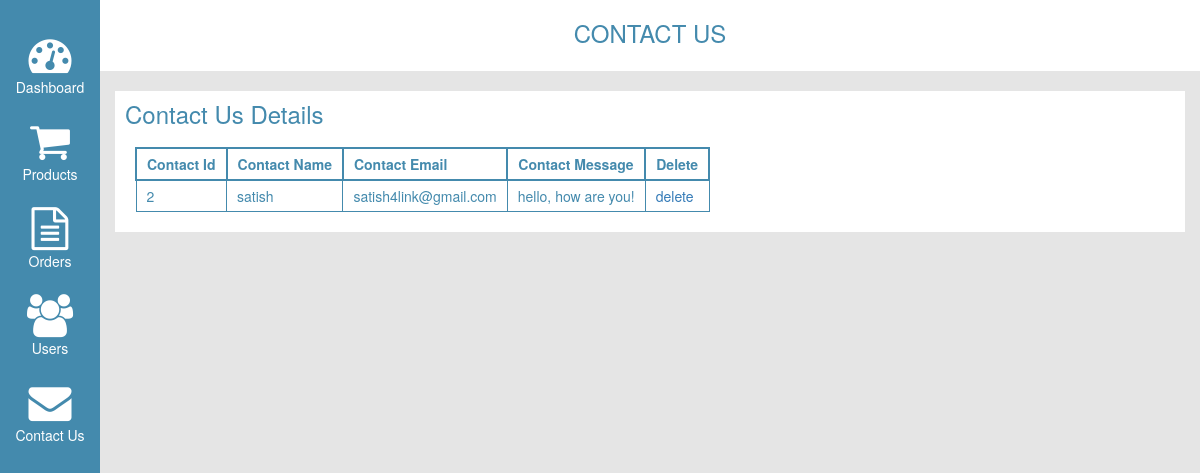
Page /admin/contactus.php on the earlier database version.
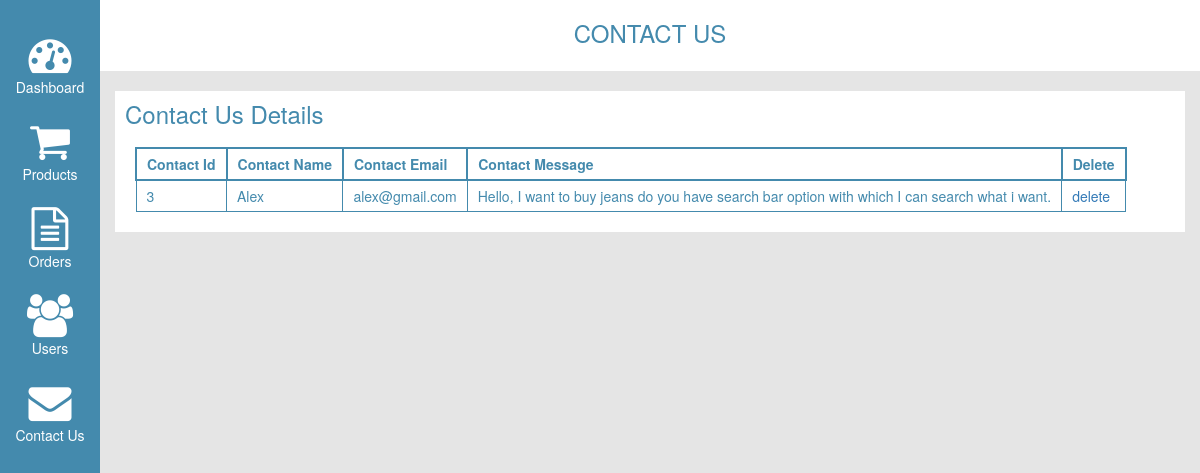
Same page on the later database version.
### tables this page shows
CREATE TABLE `contactus` (
  `contact_id` int(11) NOT NULL,
  `name` varchar(255) NOT NULL,
  `email` varchar(255) NOT NULL,
  `message` text NOT NULL
);

### include/classes/class.admin.php (called while the page is built, shortened)
<?php
class ADMIN
{
	private $conn;
	public function __construct()
	{
		$database = new Database();
		$db = $database->dbConn();
		$this->conn = $db;
    }
	public function runQuery($sql)
	{
		$stmt = $this->conn->prepare($sql);
		return $stmt;
	}
}

### admin/contactus.php (the view, shortened to what this page needs)
<?php
 include("header.php");
?>
<div class="col-xs-12 col-sm-11 col-md-11 no-padding main-title">
    <h3>contact us</h3>
</div>
<div class="col-xs-12 col-sm-11 col-md-11">
    <div class="db-contents">
        <h3>contact us details</h3>
        <table>
                <th>contact id</th>
                <th>contact name</th>
                <th>contact email</th>
                <th>contact message</th>
                <th>delete</th>
        <?php
        require_once '../include/classes/class.admin.php';
        $admin=new ADMIN;
            function displayData($result)
            {
                while ($row = $result->fetch(PDO::FETCH_ASSOC)) {
                    print "<tr >";
                        print "<td>".$row["contact_id"] . "</td>";
                        print "<td>".$row["name"] . "</td>";
                        print "<td>".$row["email"] . "</td>";
                        print "<td>".$row["message"] . "</td>";
                        print "<td><a onclick='return confirmDel()' href=?mode=del&id=".$row['contact_id'].">delete</a></td>";
                    print "</tr>";
                }
            }
            try{
                $result = $admin->runQuery("SELECT * FROM contactus");
                $result->execute();
                displayData($result);
            }catch(PDOException $ex){
                echo $ex->getMessage();
            }
        ?>
    </div>
</div>
<?php
include("footer.php");
?>

Differences in the rows shown:
removed contactus: contact_id "2", name "satish", email "satish4link@gmail.com", message "hello, how are you!"
added contactus: contact_id "3", name "Alex", email "alex@gmail.com", message "Hello, I want to buy jeans do you have search bar option with which I can search what i want."
